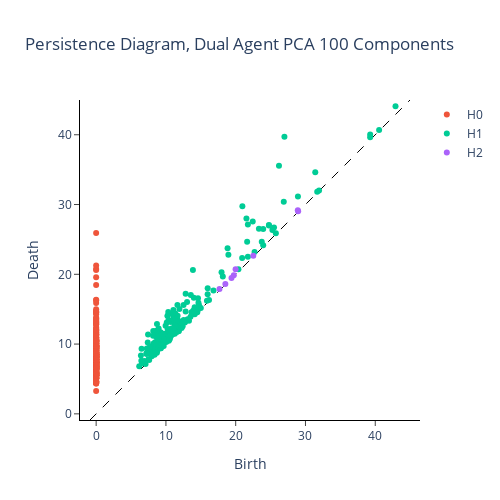

The cell this chart's notebook holds for it:
### Code cell
diagrams_pca = compute_persistence_diagrams(
    [pca_transformed_X[-1]], homology_dimensions=(0, 1, 2)
)

fig = plot_diagram(diagrams_pls[0])

fig.update_layout(title="Persistence Diagram, Dual Agent PCA 100 Components")

### Figure 1 — Plotly figure (JSON) as saved in the notebook; plotly's stock layout.template omitted (floating-point values rounded to 4 significant figures; data arrays with more than 128 entries replaced by an {"elided": "..."} marker saying what was removed)
{"data": [{"hoverinfo": "none", "line": {"color": "black", "dash": "dash", "width": 1}, "mode": "lines", "showlegend": false, "type": "scatter", "x": [-0.882, 44.98], "y": [-0.882, 44.98]}, {"hoverinfo": "text", "hovertext": {"elided": "399 str values"}, "mode": "markers", "name": "H0", "type": "scatter", "x": {"elided": "399 int values"}, "y": {"elided": "399 float values"}}, {"hoverinfo": "text", "hovertext": {"elided": "202 str values"}, "mode": "markers", "name": "H1", "type": "scatter", "x": {"elided": "202 float values"}, "y": {"elided": "202 float values"}}, {"hoverinfo": "text", "hovertext": ["(28.94953727722168, 29.039514541625977)", "(28.897920608520508, 29.195323944091797)", "(22.5244140625, 22.66320037841797)", "(19.98320198059082, 20.721189498901367)", "(19.726993560791016, 19.854446411132812)", "(19.395761489868164, 19.483991622924805)", "(18.516679763793945, 18.61058807373047)", "(17.674175262451172, 17.89381217956543)"], "mode": "markers", "name": "H2", "type": "scatter", "x": [28.95, 28.9, 22.52, 19.98, 19.73, 19.4, 18.52, 17.67], "y": [29.04, 29.2, 22.66, 20.72, 19.85, 19.48, 18.61, 17.89]}], "layout": {"height": 500, "plot_bgcolor": "white", "title": {"text": "Persistence Diagram, Dual Agent PCA 100 Components"}, "width": 500, "xaxis": {"autorange": false, "exponentformat": "e", "linecolor": "black", "linewidth": 1, "mirror": false, "range": [-0.882, 44.98], "showexponent": "all", "showline": true, "side": "bottom", "ticks": "outside", "title": {"text": "Birth"}, "type": "linear", "zeroline": true}, "yaxis": {"autorange": false, "exponentformat": "e", "linecolor": "black", "linewidth": 1, "mirror": false, "range": [-0.882, 44.98], "scaleanchor": "x", "scaleratio": 1, "showexponent": "all", "showline": true, "side": "left", "ticks": "outside", "title": {"text": "Death"}, "type": "linear", "zeroline": true}}}
